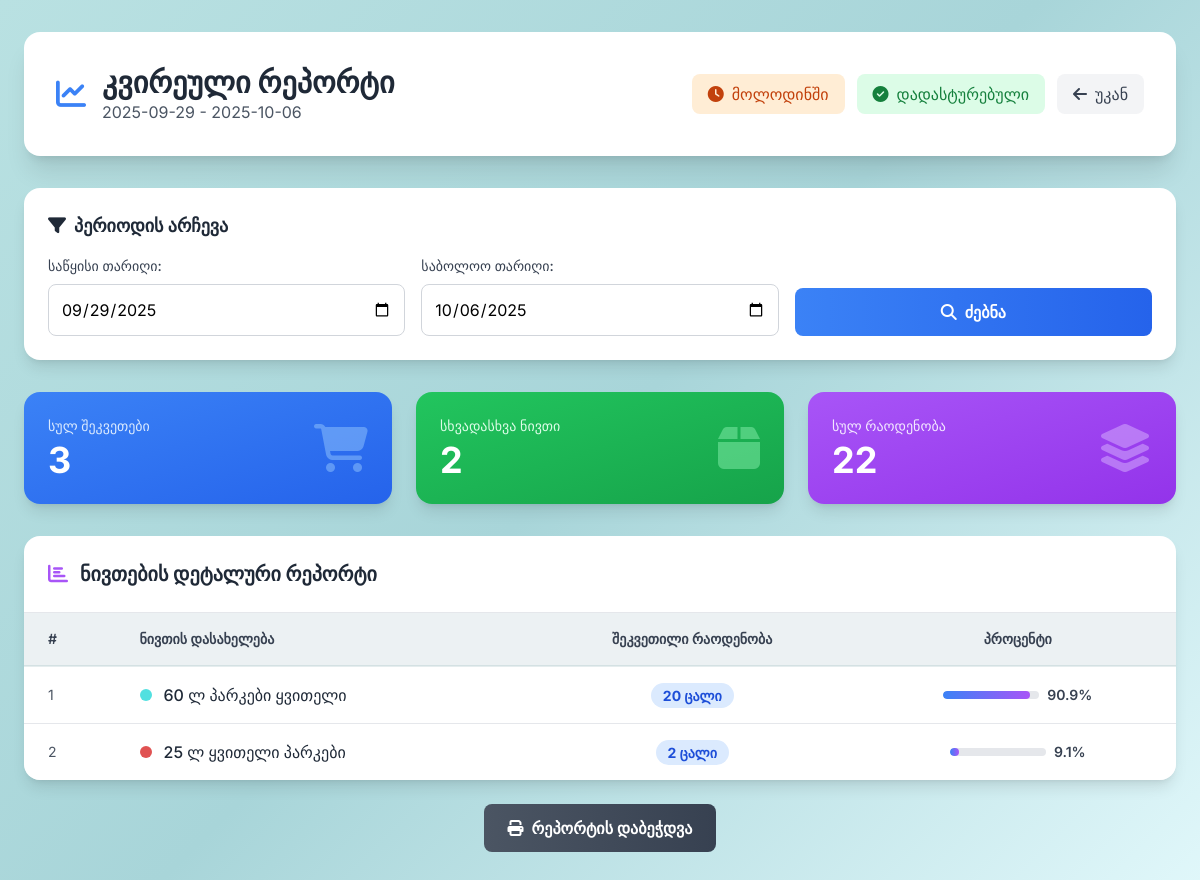
The page /admin/reports/weekly (signed in) on the database as committed earlier.
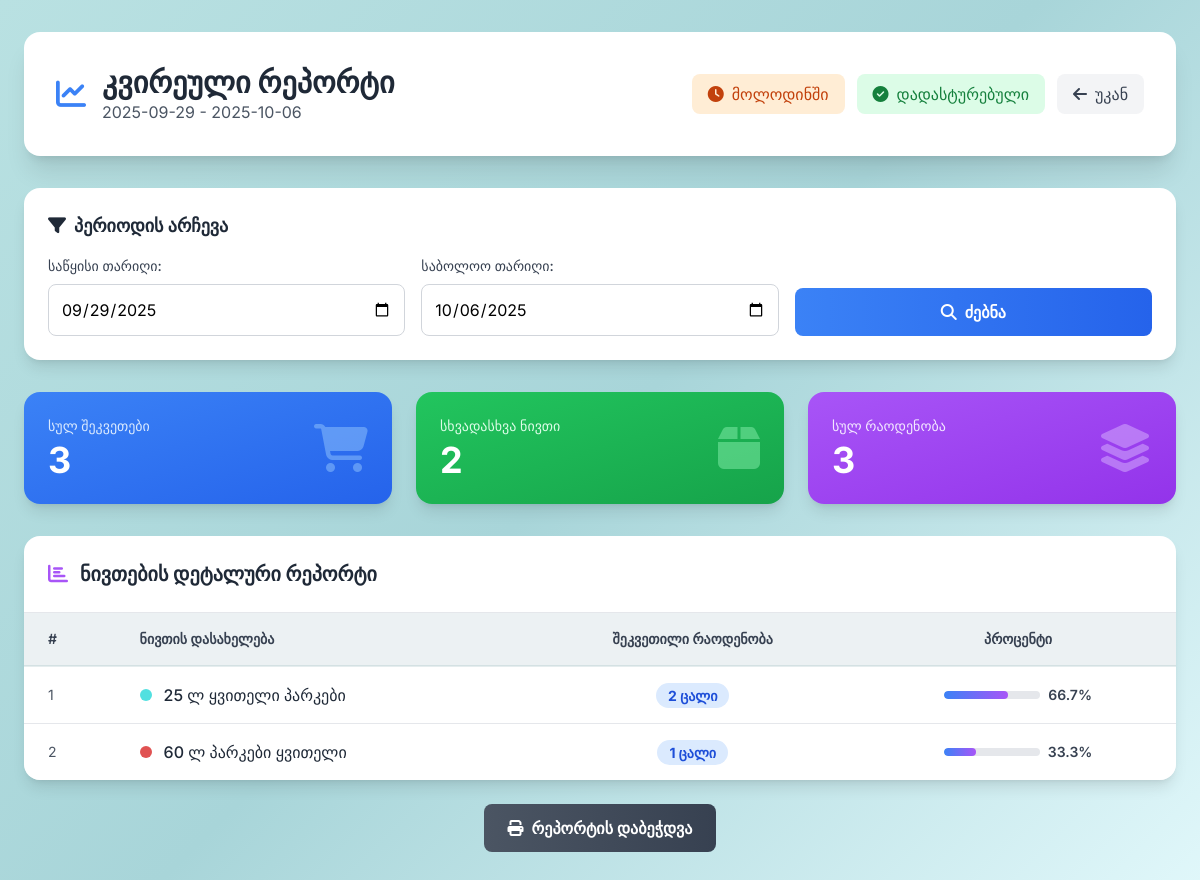
The same page on the database as committed later.
### app.py (models this page shows)
class OrderItem(db.Model):
    id = db.Column(db.Integer, primary_key=True)
    item_name = db.Column(db.String(100), nullable=False)
    quantity = db.Column(db.Integer, nullable=False)
    order_id = db.Column(db.Integer, db.ForeignKey('order.id'), nullable=False)

### app.py (the view)
@app.route('/admin/reports/weekly')
def admin_reports_weekly():
    if not session.get('admin_logged_in'):
        return redirect(url_for('admin_login'))
    end_date = datetime.utcnow()
    start_date = end_date - timedelta(days=7)
    start_param = request.args.get('start_date')
    end_param = request.args.get('end_date')
    if start_param:
        start_date = datetime.strptime(start_param, '%Y-%m-%d')
    if end_param:
        end_date = datetime.strptime(end_param, '%Y-%m-%d')
        end_date = end_date.replace(hour=23, minute=59, second=59)
    orders = Order.query.filter(
        Order.status == 'confirmed',
        Order.confirmed_at >= start_date,
        Order.confirmed_at <= end_date
    ).all()
    item_totals = {}
    for order in orders:
        for item in order.order_items:
            if item.item_name in item_totals:
                item_totals[item.item_name] += item.quantity
            else:
                item_totals[item.item_name] = item.quantity
    sorted_items = sorted(item_totals.items(), key=lambda x: x[1], reverse=True)
    return render_template('admin_reports_weekly.html',
                         items=sorted_items,
                         start_date=start_date,
                         end_date=end_date,
                         total_orders=len(orders))

### templates/admin_reports_weekly.html (shortened to what this page needs)
<!DOCTYPE html>
<html lang="en">
<head>
    <script src="https://cdn.tailwindcss.com"></script>
    <link rel="stylesheet" href="https://cdnjs.cloudflare.com/ajax/libs/font-awesome/6.4.0/css/all.min.css">
    <link rel="stylesheet" href="{{ url_for('static', filename='styles.css') }}">
</head>
<body class="min-h-screen py-8 bg-[#b9e1e2]">
    <div class="container mx-auto px-6 max-w-7xl">
        <div class="bg-white rounded-2xl shadow-xl p-8 mb-8">
            <div class="flex items-center justify-between flex-wrap gap-4">
                <div class="flex items-center space-x-4">
                    <i class="fas fa-chart-line text-3xl text-blue-500"></i>
                    <div>
                        <h1 class="text-3xl font-bold text-gray-800">კვირეული რეპორტი</h1>
                        <p class="text-gray-600">{{ start_date.strftime('%Y-%m-%d') }} - {{ end_date.strftime('%Y-%m-%d') }}</p>
                    </div>
                </div>
                <div class="flex gap-3">
                    <a href="{{ url_for('admin_orders_pending') }}" class="px-4 py-2 bg-orange-100 text-orange-700 rounded-lg hover:bg-orange-200 transition-colors">
                        <i class="fas fa-clock mr-2"></i>მოლოდინში
                    </a>
                    <a href="{{ url_for('admin_orders_confirmed') }}" class="px-4 py-2 bg-green-100 text-green-700 rounded-lg hover:bg-green-200 transition-colors">
                        <i class="fas fa-check-circle mr-2"></i>დადასტურებული
                    </a>
                    <a href="{{ url_for('admin_panel') }}" class="px-4 py-2 bg-gray-100 text-gray-700 rounded-lg hover:bg-gray-200 transition-colors">
                        <i class="fas fa-arrow-left mr-2"></i>უკან
                    </a>
                </div>
            </div>
        </div>
        <div class="bg-white rounded-2xl shadow-lg p-6 mb-8">
            <h3 class="text-lg font-bold text-gray-800 mb-4">
                <i class="fas fa-filter mr-2"></i>პერიოდის არჩევა
            </h3>
            <form method="GET" class="grid md:grid-cols-3 gap-4">
                <div>
                    <label class="block text-sm font-medium text-gray-700 mb-2">საწყისი თარიღი:</label>
                    <input type="date" name="start_date" value="{{ start_date.strftime('%Y-%m-%d') }}"
                           class="w-full p-3 border border-gray-300 rounded-lg focus:ring-2 focus:ring-blue-500">
                </div>
                <div>
                    <label class="block text-sm font-medium text-gray-700 mb-2">საბოლოო თარიღი:</label>
                    <input type="date" name="end_date" value="{{ end_date.strftime('%Y-%m-%d') }}"
                           class="w-full p-3 border border-gray-300 rounded-lg focus:ring-2 focus:ring-blue-500">
                </div>
                <div class="flex items-end">
                    <button type="submit" class="w-full bg-gradient-to-r from-blue-500 to-blue-600 text-white py-3 rounded-lg font-semibold hover:from-blue-600 hover:to-blue-700 transition-all">
                        <i class="fas fa-search mr-2"></i>ძებნა
                    </button>
                </div>
            </form>
        </div>
        <div class="grid md:grid-cols-3 gap-6 mb-8">
            <div class="bg-gradient-to-br from-blue-500 to-blue-600 rounded-2xl shadow-lg p-6 text-white">
                <div class="flex items-center justify-between">
                    <div>
                        <p class="text-blue-100 text-sm font-medium mb-1">სულ შეკვეთები</p>
                        <p class="text-4xl font-bold">{{ total_orders }}</p>
                    </div>
                    <i class="fas fa-shopping-cart text-5xl text-blue-300 opacity-50"></i>
                </div>
            </div>
            <div class="bg-gradient-to-br from-green-500 to-green-600 rounded-2xl shadow-lg p-6 text-white">
                <div class="flex items-center justify-between">
                    <div>
                        <p class="text-green-100 text-sm font-medium mb-1">სხვადასხვა ნივთი</p>
                        <p class="text-4xl font-bold">{{ items|length }}</p>
                    </div>
                    <i class="fas fa-box text-5xl text-green-300 opacity-50"></i>
                </div>
            </div>
            <div class="bg-gradient-to-br from-purple-500 to-purple-600 rounded-2xl shadow-lg p-6 text-white">
                <div class="flex items-center justify-between">
                    <div>
                        <p class="text-purple-100 text-sm font-medium mb-1">სულ რაოდენობა</p>
                        <p class="text-4xl font-bold">{{ items|sum(attribute='1') if items else 0 }}</p>
                    </div>
                    <i class="fas fa-layer-group text-5xl text-purple-300 opacity-50"></i>
                </div>
            </div>
        </div>
        {% if items %}
        <div class="bg-white rounded-2xl shadow-lg overflow-hidden">
            <div class="p-6 border-b border-gray-200">
                <h3 class="text-xl font-bold text-gray-800 flex items-center">
                    <i class="fas fa-chart-bar mr-3 text-purple-500"></i>
                    ნივთების დეტალური რეპორტი
                </h3>
            </div>
            <div class="overflow-x-auto">
                <table class="w-full">
                    <thead class="bg-gray-50">
                        <tr>
                            <th class="px-6 py-4 text-left text-sm font-semibold text-gray-700">#</th>
                            <th class="px-6 py-4 text-left text-sm font-semibold text-gray-700">ნივთის დასახელება</th>
                            <th class="px-6 py-4 text-center text-sm font-semibold text-gray-700">შეკვეთილი რაოდენობა</th>
                            <th class="px-6 py-4 text-center text-sm font-semibold text-gray-700">პროცენტი</th>
                        </tr>
                    </thead>
                    <tbody class="divide-y divide-gray-200">
                        {% set total_quantity = items|sum(attribute='1') %}
                        {% for item_name, quantity in items %}
                        <tr class="hover:bg-gray-50 transition-colors">
                            <td class="px-6 py-4 text-sm text-gray-600">{{ loop.index }}</td>
                            <td class="px-6 py-4">
                                <div class="flex items-center">
                                    <span class="w-3 h-3 rounded-full mr-3" style="background-color: hsl({{ (loop.index * 360 / items|length) }}, 70%, 60%);"></span>
                                    <span class="font-medium text-gray-800">{{ item_name }}</span>
                                </div>
                            </td>
                            <td class="px-6 py-4 text-center">
                                <span class="px-3 py-1 bg-blue-100 text-blue-700 rounded-full text-sm font-bold">
                                    {{ quantity }} ცალი
                                </span>
                            </td>
                            <td class="px-6 py-4 text-center">
                                <div class="flex items-center justify-center gap-2">
                                    <div class="w-24 h-2 bg-gray-200 rounded-full overflow-hidden">
                                        <div class="h-full bg-gradient-to-r from-blue-500 to-purple-500 rounded-full"
                                             style="width: {{ (quantity / total_quantity * 100)|round(1) }}%"></div>
                                    </div>
                                    <span class="text-sm font-semibold text-gray-700">{{ (quantity / total_quantity * 100)|round(1) }}%</span>
                                </div>
                            </td>
                        </tr>
                        {% endfor %}
                    </tbody>
                </table>
            </div>
        </div>
        <div class="mt-6 text-center">
            <button onclick="window.print()" class="px-6 py-3 bg-gradient-to-r from-gray-600 to-gray-700 text-white rounded-lg font-semibold hover:from-gray-700 hover:to-gray-800 transition-all">
                <i class="fas fa-print mr-2"></i>რეპორტის დაბეჭდვა
            </button>
        </div>
        {% else %}
        <div class="bg-white rounded-2xl shadow-lg p-12 text-center">
            <i class="fas fa-chart-line text-6xl text-gray-300 mb-4"></i>
            <h3 class="text-2xl font-bold text-gray-800 mb-2">არჩეულ პერიოდში მონაცემები არ არის</h3>
            <p class="text-gray-600">აირჩიეთ სხვა პერიოდი ან დაადასტურეთ შეკვეთები</p>
        </div>
        {% endif %}
    </div>
</body>
</html>

### static/styles.css (style rules this page uses)
body { font-family: 'Inter', sans-serif; background: linear-gradient(135deg, #b9e1e2 0%, #a8d5d9 50%, #e0f7fa 100%); min-height: 100vh; }
.transition-all { transition: all 0.3s cubic-bezier(0.4, 0, 0.2, 1); }
table thead th { background: rgba(0, 86, 92, 0.05); border-bottom: 2px solid rgba(1, 81, 88, 0.1); }
table tbody tr { background: rgba(255, 255, 255, 0.5); transition: background-color 0.2s ease; }

Rows that differ between the two databases and show on the page:
shown differently, row unchanged: OrderItem "25 ლ ყვითელი პარკები": {{ (quantity / total_quantity * 100)|round(1) }} 9.1 → 66.7 (drawn); value "9.1" → "66.7"; moves up the list
changed OrderItem "60 ლ პარკები ყვითელი": quantity "20" → "1"; {{ (quantity / total_quantity * 100)|round(1) }} 90.9 → 33.3 (drawn); value "90.9" → "33.3"
Other text that changed with them:
{{ items|sum(attribute='1') if items else 0 }}: "22" → "3"
